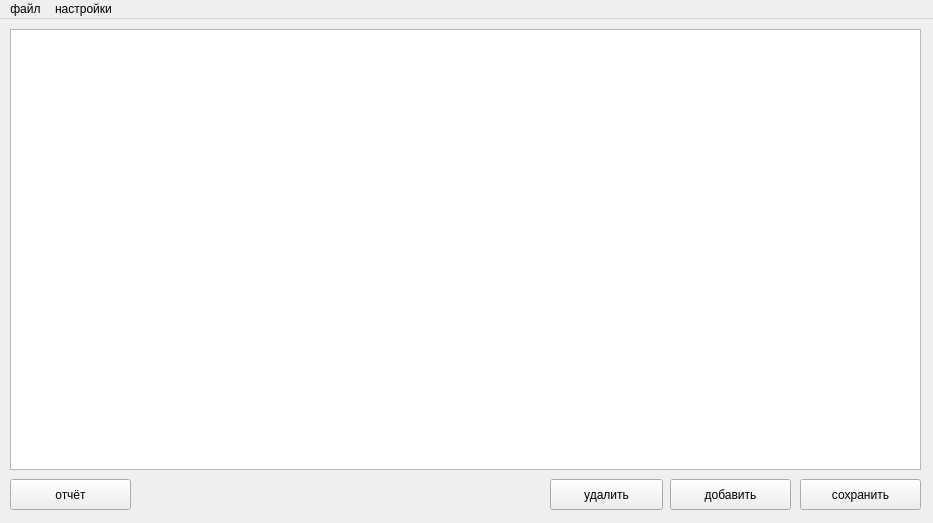
<?xml version="1.0" encoding="UTF-8"?>
<ui version="4.0">
 <class>MainWindow</class>
 <widget class="QMainWindow" name="MainWindow">
  <property name="geometry">
   <rect>
    <x>0</x>
    <y>0</y>
    <width>933</width>
    <height>523</height>
   </rect>
  </property>
  <property name="windowTitle">
   <string>MainWindow</string>
  </property>
  <widget class="QWidget" name="centralwidget">
   <widget class="QTableWidget" name="tw_table">
    <property name="geometry">
     <rect>
      <x>10</x>
      <y>10</y>
      <width>911</width>
      <height>441</height>
     </rect>
    </property>
    <property name="sizePolicy">
     <sizepolicy hsizetype="Fixed" vsizetype="Preferred">
      <horstretch>0</horstretch>
      <verstretch>0</verstretch>
     </sizepolicy>
    </property>
    <property name="frameShape">
     <enum>QFrame::StyledPanel</enum>
    </property>
    <property name="sizeAdjustPolicy">
     <enum>QAbstractScrollArea::AdjustToContents</enum>
    </property>
    <attribute name="horizontalHeaderCascadingSectionResizes">
     <bool>true</bool>
    </attribute>
    <attribute name="horizontalHeaderStretchLastSection">
     <bool>false</bool>
    </attribute>
    <attribute name="verticalHeaderCascadingSectionResizes">
     <bool>true</bool>
    </attribute>
    <attribute name="verticalHeaderStretchLastSection">
     <bool>false</bool>
    </attribute>
   </widget>
   <widget class="QPushButton" name="btn_notes">
    <property name="geometry">
     <rect>
      <x>670</x>
      <y>460</y>
      <width>121</width>
      <height>31</height>
     </rect>
    </property>
    <property name="text">
     <string>добавить</string>
    </property>
   </widget>
   <widget class="QPushButton" name="btn_save">
    <property name="geometry">
     <rect>
      <x>800</x>
      <y>460</y>
      <width>121</width>
      <height>31</height>
     </rect>
    </property>
    <property name="text">
     <string>сохранить</string>
    </property>
   </widget>
   <widget class="QPushButton" name="btn_report">
    <property name="geometry">
     <rect>
      <x>10</x>
      <y>460</y>
      <width>121</width>
      <height>31</height>
     </rect>
    </property>
    <property name="text">
     <string>отчёт</string>
    </property>
   </widget>
   <widget class="QPushButton" name="btn_del">
    <property name="geometry">
     <rect>
      <x>550</x>
      <y>460</y>
      <width>113</width>
      <height>31</height>
     </rect>
    </property>
    <property name="text">
     <string>удалить</string>
    </property>
   </widget>
  </widget>
  <widget class="QMenuBar" name="menubar">
   <property name="geometry">
    <rect>
     <x>0</x>
     <y>0</y>
     <width>933</width>
     <height>24</height>
    </rect>
   </property>
   <widget class="QMenu" name="m_file">
    <property name="title">
     <string>файл</string>
    </property>
   </widget>
   <widget class="QMenu" name="m_settings">
    <property name="title">
     <string>настройки</string>
    </property>
   </widget>
   <addaction name="m_file"/>
   <addaction name="m_settings"/>
  </widget>
 </widget>
 <resources/>
 <connections/>
</ui>
